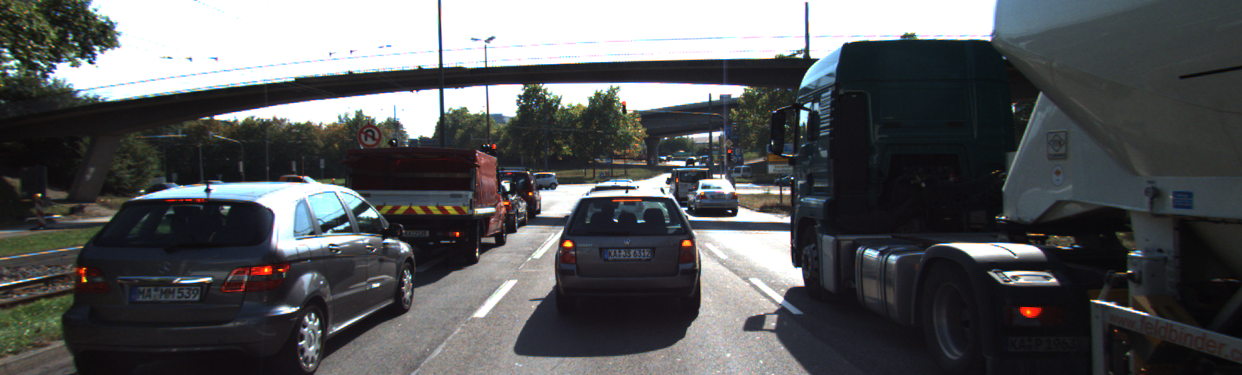
//> input picture camera/less4_tracking/grad_filter/images/img1.png, 1242 x 375 px
$ ./gradient_sobel   (built with g++ and OpenCV 4)
//> lines starting //> are read from the running program, lines starting //| are printed output that depends on the picture
#include <iostream>
#include <numeric>
#include <opencv2/core.hpp>
#include <opencv2/highgui.hpp>
#include <opencv2/imgproc.hpp>

using namespace std;

void gradientSobel()
{
    // TODO: Based on the image gradients in both x and y, compute an image
    // which contains the gradient magnitude according to the equation at the
    // beginning of this section for every pixel position. Also, apply different
    // levels of Gaussian blurring before applying the Sobel operator and compare the results.
    cv::Mat img = cv::imread("../images/img1.png", 0);
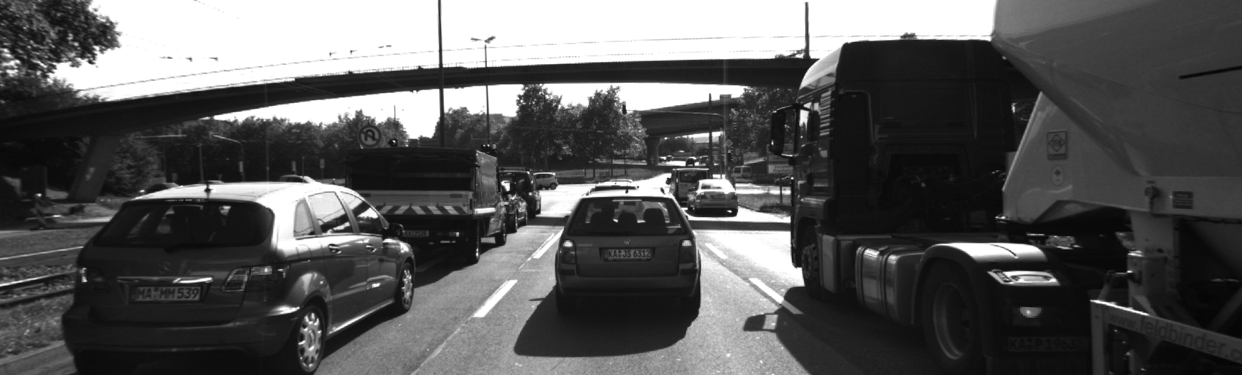
//> img: 375 rows x 1242 cols, CV_8UC1; min 4, max 255, mean 88.4
    cv::Mat simg;
    cv::GaussianBlur(img, simg, cv::Size(7, 7), 0);
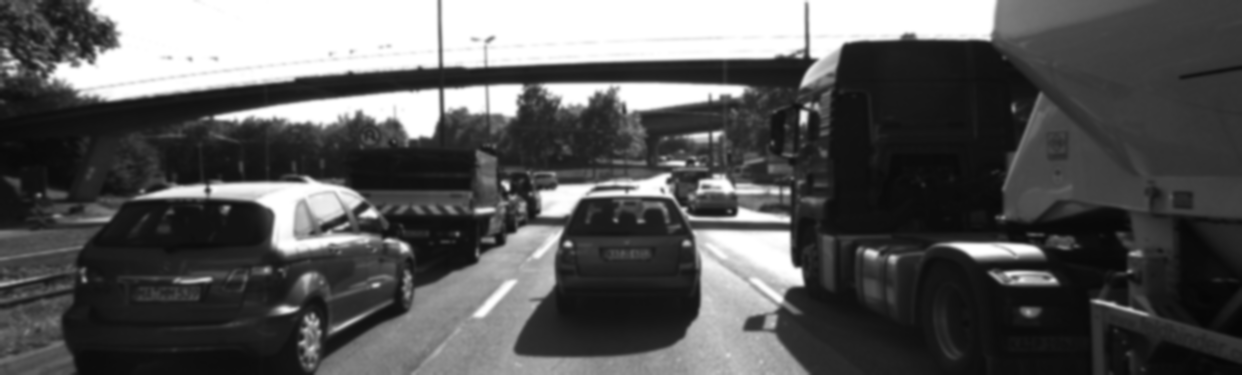
//> simg: 375 rows x 1242 cols, CV_8UC1; min 6, max 255, mean 88.4

    float sobel_x[] = {-1, 0, 1,
                       -2, 0, 2,
                       -1, 0, 1
                      };
    cv::Mat kernel_x = cv::Mat(3, 3, CV_32F, sobel_x);

    cv::Mat result_x;
    cv::filter2D(simg, result_x, -1, kernel_x, cv::Point(-1, -1), 0,
                 cv::BORDER_DEFAULT);
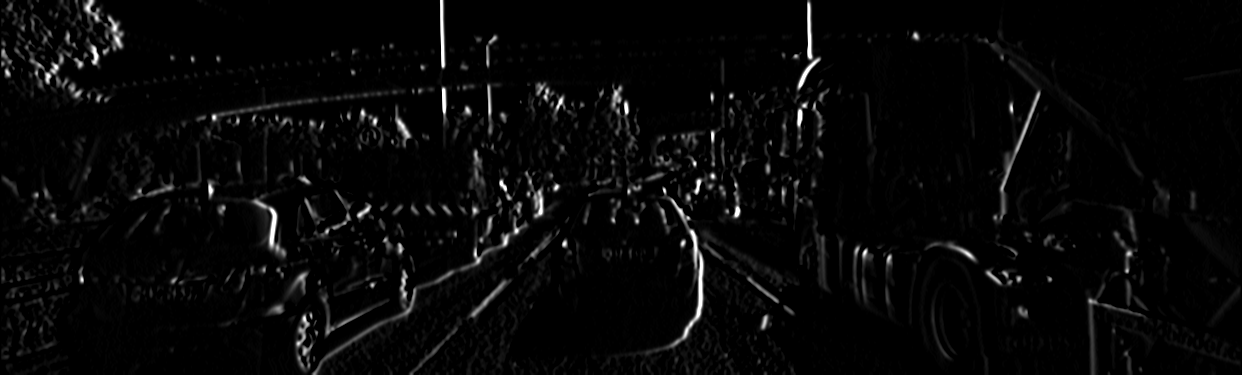
//> result_x: 375 rows x 1242 cols, CV_8UC1; min 0, max 255, mean 7.5

    cv::namedWindow("op", 1);
    cv::imshow("op", result_x);
    cv::waitKey(0);
}

int main()
{
    gradientSobel();
}

$ run again, with camera/less4_tracking/grad_filter/images/img0006.png copied over camera/less4_tracking/grad_filter/images/img1.png
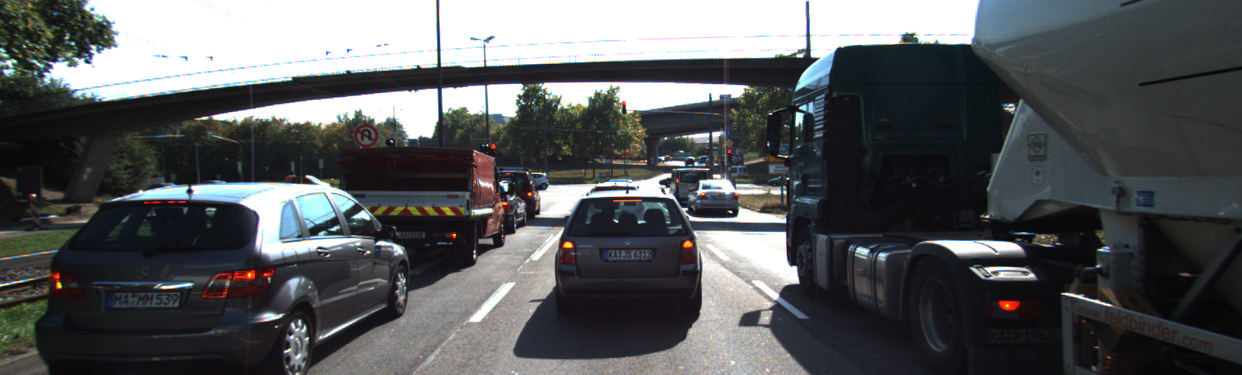
//> input picture camera/less4_tracking/grad_filter/images/img0006.png, 1242 x 375 px
//> in gradientSobel, `cv::GaussianBlur(img, simg, cv::Size(7, 7), 0);`:
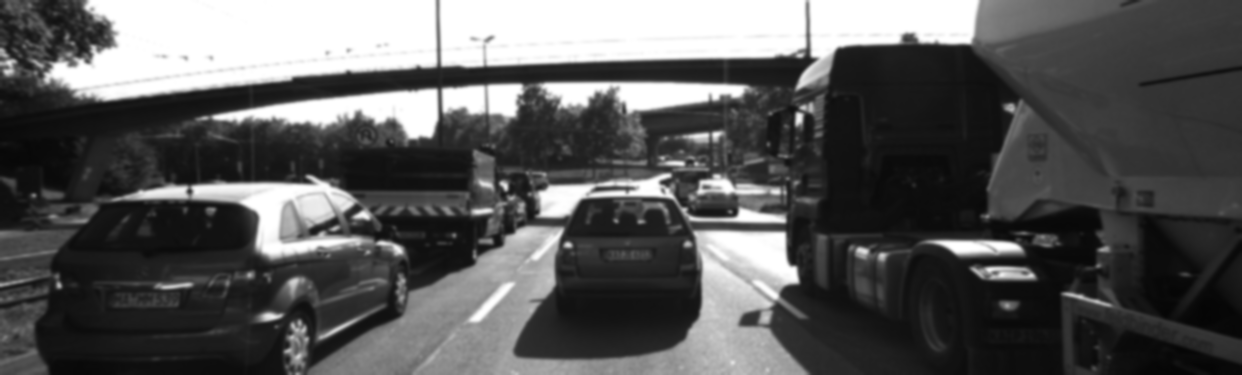
//> simg: 375 rows x 1242 cols, CV_8UC1; min 5, max 255, mean 88.4
//> in gradientSobel, `cv::filter2D(simg, result_x, -1, kernel_x, cv::Point(-1, -1), 0, cv::B..`:
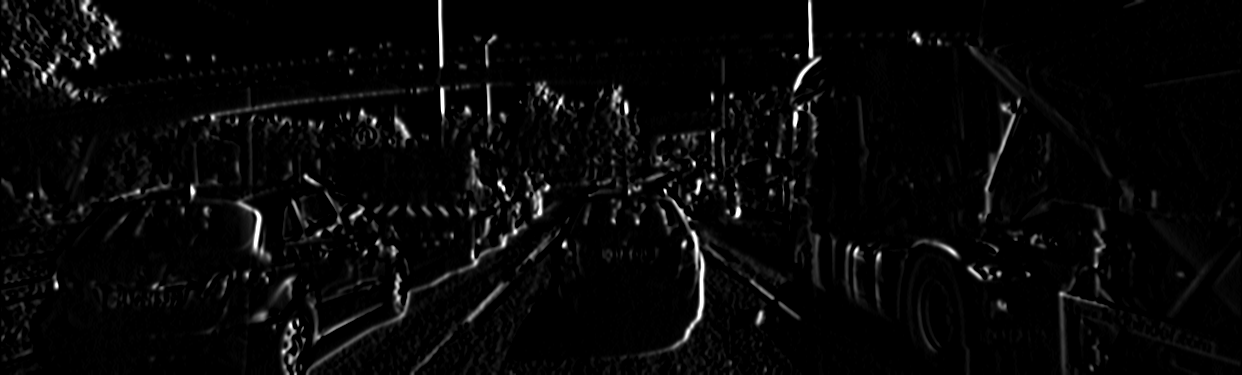
//> result_x: 375 rows x 1242 cols, CV_8UC1; min 0, max 255, mean 7.6
